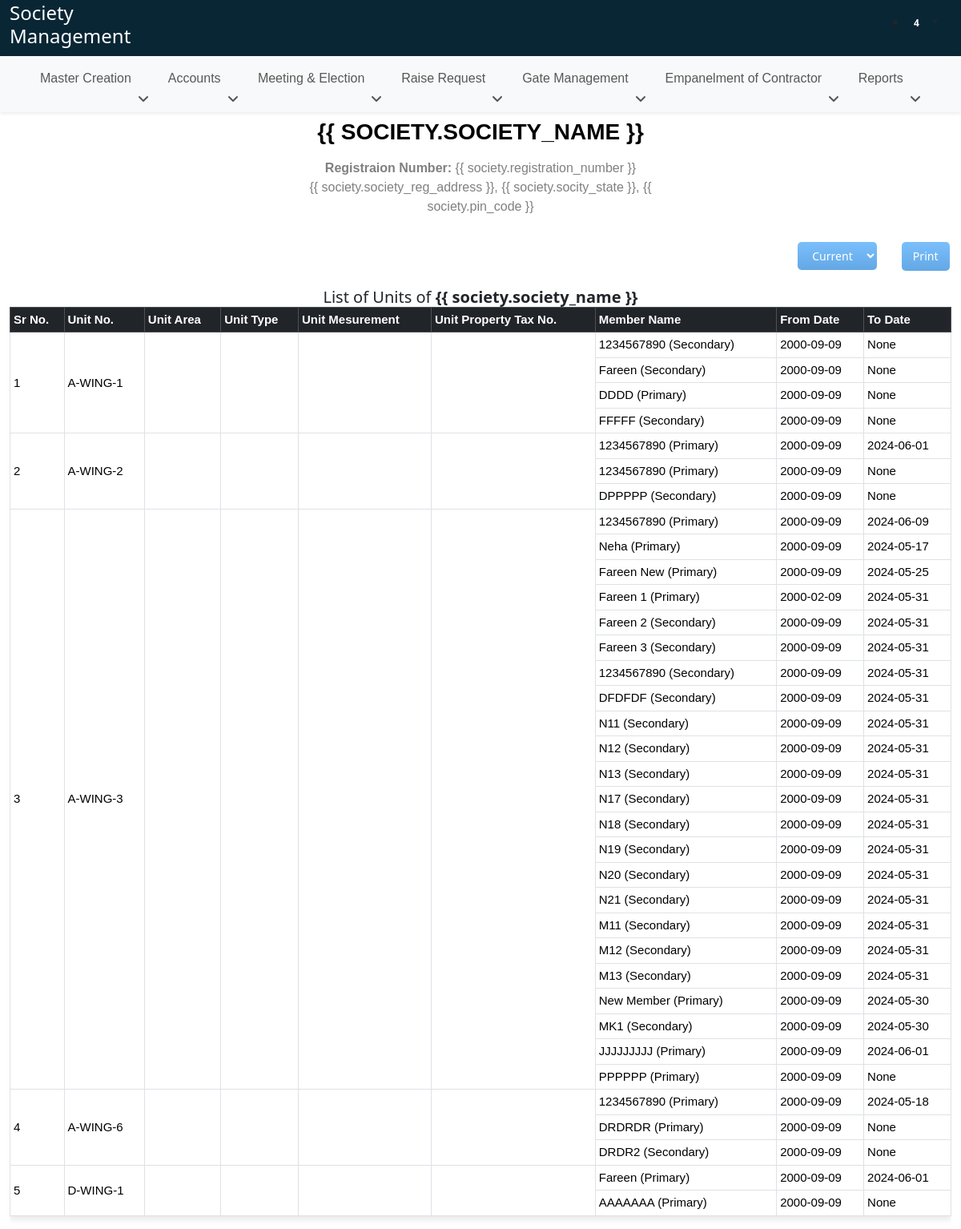
/unit-register/, run on the app's committed database.
### SocietyApi/models.py (models this page shows, shortened)
class WingFlatUnique(models.Model):
    wing = models.ForeignKey(WingFlat, on_delete=models.CASCADE)
    wing_flat_unique = models.CharField(max_length=300)

class Members(models.Model):
    wing_flat = models.ForeignKey(WingFlatUnique, on_delete=models.CASCADE, related_name='members')
    member_name = models.CharField(max_length=200)
    ownership_percent = models.IntegerField()
    member_position = models.CharField(max_length=200, choices=position_choices)
    member_dob = models.DateField()
    member_pan_no = models.CharField(max_length=10, validators=[RegexValidator(regex='^[a-zA-Z0-9]{10}$', message='PAN number must be exactly 10 digits')])
    member_aadhar_no = models.CharField(max_length=12, validators=[RegexValidator(regex='^[a-zA-Z0-9]{12}$', message='Aadhar number must be exactly 12 digits')])
    member_address = models.CharField(max_length=200)
    member_state = models.CharField(max_length=200)
    member_pin_code = models.CharField(max_length=200)
    member_email = models.EmailField()
    member_contact = models.CharField(max_length=200)
    member_emergency_contact = models.CharField(max_length=200, null=True, blank=True)
    member_occupation = models.CharField(max_length=200)
    member_is_primary = models.BooleanField(default = False, null=True, blank=True)
    date_of_admission = models.DateField()
    age_at_date_of_admission = models.IntegerField(null=True, blank=True)
    sales_agreement = models.FileField(upload_to='files/')
    other_attachment = models.FileField(upload_to='files/', null=True, blank=True)
    date_of_entrance_fees = models.DateField()
    date_of_cessation = models.DateField(null=True, blank=True)
    reason_for_cessation = models.CharField(max_length=200, null=True, blank=True)
    same_flat_member_identification = models.CharField(max_length=100, null=True, blank=True)

### SocietyApp/views.py (the view)
# urls.py: path('unit-register/', views.unit_register, name='unit_register'),
def unit_register(request):
    datatable_columns = []
    status = request.GET.get('selected', None)
    wing_flat_unique_instances = WingFlatUnique.objects.all().order_by('wing_flat_unique')
    serialized_instances = UnitRegisterSerializers(wing_flat_unique_instances, many=True, context={'request': request} )
    context = {
        'datatable_columns': datatable_columns,
        'units': serialized_instances.data,
        'status': status
    }
    return render(request, 'register/unit_register.html', context)

### SocietyApi/serializers.py (called while the page is built)
    def get_member_is_primary(self, obj):
        if obj.member_is_primary:
            return "Primary"
        else:
            return "Secondary"

    def to_representation(self, instance):
        request = self.context.get('request')
        status = request.GET.get('selected', None)
        active_members = Members.objects.filter(wing_flat=instance)
        if status == 'current':
            active_members = active_members.filter(date_of_cessation__isnull=True)
        elif status == 'history':
            active_members = active_members.filter(date_of_cessation__isnull=False)
        representation = super().to_representation(instance)
        representation['members'] = MemberForUnitSerializer(active_members, many=True).data
        return representation

### SocietyApp/context_processors.py (called while the page is built)
def global_context(request):
    society_exists = SocietyCreation.objects.exists()
    return {'society_exists': society_exists}

### templates/register/unit_register.html (shortened to what this page needs)
{% extends 'base.html' %}
{% load static %}
{% block body %}
<div class='container-fluid' id="societyHead">
  <div class="row">
    <div class="col-lg-5 ms-auto me-auto">
      {% verbatim %}
      <div class="text-center mt-2" id="print-head">
        <h3 id="heading" style="color: #000 !important; font-family: 'Calibri', sans-serif;"><b>{{ society.society_name }}</b></h3>
        <p style="font-family: 'Calibri', sans-serif;" class="mt-3 p-0 mb-0 print-head-content"><b>Registraion Number: </b> <span>{{ society.registration_number }}</span></p>
        <p style="font-family: 'Calibri', sans-serif;" class="print-head-content">{{ society.society_reg_address }}, {{ society.socity_state }}, {{ society.pin_code }}</p>
      </div>
      {% endverbatim %}
    </div>
  </div>
  <div style="text-align: right;" class="mt-3 no-print">
    <select class="dt-button ms-2 dt-button-custom dataTable-Text" id="statusFilterDropdown">
      <option value="current">Current</option>
    </select>
    <button class="ms-4 dt-button btn-primary dt-button-custom no-print" onclick="printTable()">Print</button>
  </div>
    <div class="shares-table-J mt-3" id="table-container">
      {% verbatim %}
      <center><h5 class="report_h m-0 p-0">List of Units of <b>{{ society.society_name }}</b></h5></center>
      {% endverbatim %}
      <div class="table-responsive" style="font-family: 'Calibri',sans-serif !important; font-size: 15px;">
        <table class="table table-sm table-bordered" style="align-items: center !important; vertical-align: middle;">
          <thead class="table-dark">
            <th>Sr No.</th>
            <th>Unit No.</th>
            <th>Unit Area</th>
            <th>Unit Type</th>
            <th>Unit Mesurement</th>
            <th>Unit Property Tax No.</th>
            <th>Member Name</th>
            <th>From Date</th>
            <th>To Date</th>
          </thead>
          <tbody>
            <tbody>
                {% for data1 in units %}
                  {% with data1.members|length as rowspan_value %}
                      {% if rowspan_value == 0 and status == 'all' %}
                          <tr>
                              <td>{{ forloop.counter }}</td>
                              <td>{{ data1.wing_flat_unique }}</td>
                              <td colspan="7">-</td>
                          </tr>
                      {% else %}
                        {% for data2 in data1.members %}
                            <tr>
                                {% if forloop.first %}
                                    <td {% if rowspan_value > 0 %} rowspan="{{ rowspan_value }}" {% endif %}>{{ forloop.parentloop.counter }}</td>
                                    <td {% if rowspan_value > 0 %} rowspan="{{ rowspan_value }}" {% endif %}>{{ data1.wing_flat_unique }}</td>
                                    <td {% if rowspan_value > 0 %} rowspan="{{ rowspan_value }}" {% endif %}>{{ data1.flats.unit_area }}</td>
                                    <td {% if rowspan_value > 0 %} rowspan="{{ rowspan_value }}" {% endif %}>{{ data1.flats.unit_type }}</td>
                                    <td {% if rowspan_value > 0 %} rowspan="{{ rowspan_value }}" {% endif %}>{{ data1.flats.unit_of_mesurement }}</td>
                                    <td {% if rowspan_value > 0 %} rowspan="{{ rowspan_value }}" {% endif %}>{{ data1.flats.property_tax_no }}</td>
                                {% endif %}
                                <td>{{ data2.member_name }} ({{ data2.member_is_primary }})</td>
                                <td>{{ data2.date_of_admission }}</td>
                                <td>{{ data2.date_of_cessation }}</td>
                            </tr>
                        {% endfor %}
                      {% endif %}
                  {% endwith %}
              {% endfor %}
            </tbody>
          </tbody>
        </table>
      </div>
    </div>
  </div>
{% endblock body %}

### static/css/society_common.css (style rules this page uses)
* { margin: 0; padding: 0 }
p { color: grey }
#heading { text-transform: uppercase; color: #2b96f1; font-weight: bold; }
th, td { white-space: nowrap; }
.dt-button-custom { position: relative; display: inline-block; box-sizing: border-box; margin-left: .167em; margin-right: .167em; margin-bottom: .333em; padding: .5em 1em; border: 1px solid rgba(0, 0, 0, 0.3); border-radius: 2px; cursor: pointer; font-size: .88em; line-height: 1.6em; color: inherit; white-space: nowrap; overflow: hidden; background-color: rgba(0, 0, 0, 0.1); background: linear-gradient(to bottom, rgba(230, 230, 230, 0.1) 0%, rgba(0, 0, 0, 0.1) 100%); -webkit-user-select: none; -moz-user-select: none; -ms-user-select: none; user-select: none; text-decoration: none; outline: none; text-overflow: ellipsis; }
table { border-collapse: collapse; width: 100%; font-family: 'Calibri', sans-serif; }
thead th { padding: 10px; text-align: left; font-weight: bold; }
thead th:nth-child(1), thead th:nth-child(2) { position: sticky; left: 0; z-index: 2; }
.dt-button { background-color: #6ebbff !important; color: #fff !important; border: none !important; border-radius: 5px !important; cursor: pointer ; }
table { box-shadow: 0 4px 8px rgba(0, 0, 0, 0.1); }
* { box-sizing: border-box; margin: 0; padding: 0; }

### data on the page
WingFlatUnique: wing_flat_unique "A-WING-1"
Members: member_name "1234567890"
Members: member_name "Fareen"
Members: member_name "DDDD"
Members: member_name "FFFFF"
WingFlatUnique: wing_flat_unique "A-WING-2"
Members: member_name "1234567890"
Members: member_name "1234567890"
Members: member_name "DPPPPP"
WingFlatUnique: wing_flat_unique "A-WING-3"
Members: member_name "1234567890"
Members: member_name "Neha"
Members: member_name "Fareen New"
Members: member_name "Fareen 1"
Members: member_name "Fareen 2"
Members: member_name "Fareen 3"
Members: member_name "1234567890"
Members: member_name "DFDFDF"
Members: member_name "N11"
Members: member_name "N12"
Members: member_name "N13"
Members: member_name "N17"
Members: member_name "N18"
Members: member_name "N19"
Members: member_name "N20"
Members: member_name "N21"
Members: member_name "M11"
Members: member_name "M12"
Members: member_name "M13"
Members: member_name "New Member"
Members: member_name "MK1"
Members: member_name "JJJJJJJJJ"
Members: member_name "PPPPPP"
WingFlatUnique: wing_flat_unique "A-WING-6"
Members: member_name "1234567890"
Members: member_name "DRDRDR"
Members: member_name "DRDR2"
WingFlatUnique: wing_flat_unique "D-WING-1"
Members: member_name "Fareen"
Members: member_name "AAAAAAA"

### other printed values
{{ data2.member_is_primary }} "Secondary" "Secondary" "Primary" "Secondary" "Primary" "Primary" "Secondary" "Primary" "Primary" "Primary" "Primary" "Secondary" "Secondary" "Secondary" "Secondary" "Secondary" "Secondary" "Secondary" "Secondary" "Secondary" "Secondary" "Secondary" "Secondary" "Secondary" "Secondary" "Secondary" "Primary" "Secondary" "Primary" "Primary" "Primary" "Primary" "Secondary" "Primary" "Primary"
{{ data2.date_of_admission }} "2000-09-09" "2000-09-09" "2000-09-09" "2000-09-09" "2000-09-09" "2000-09-09" "2000-09-09" "2000-09-09" "2000-09-09" "2000-09-09" "2000-02-09" "2000-09-09" "2000-09-09" "2000-09-09" "2000-09-09" "2000-09-09" "2000-09-09" "2000-09-09" "2000-09-09" "2000-09-09" "2000-09-09" "2000-09-09" "2000-09-09" "2000-09-09" "2000-09-09" "2000-09-09" "2000-09-09" "2000-09-09" "2000-09-09" "2000-09-09" "2000-09-09" "2000-09-09" "2000-09-09" "2000-09-09" "2000-09-09"
{{ data2.date_of_cessation }} "None" "None" "None" "None" "2024-06-01" "None" "None" "2024-06-09" "2024-05-17" "2024-05-25" "2024-05-31" "2024-05-31" "2024-05-31" "2024-05-31" "2024-05-31" "2024-05-31" "2024-05-31" "2024-05-31" "2024-05-31" "2024-05-31" "2024-05-31" "2024-05-31" "2024-05-31" "2024-05-31" "2024-05-31" "2024-05-31" "2024-05-30" "2024-05-30" "2024-06-01" "None" "2024-05-18" "None" "None" "2024-06-01" "None"
